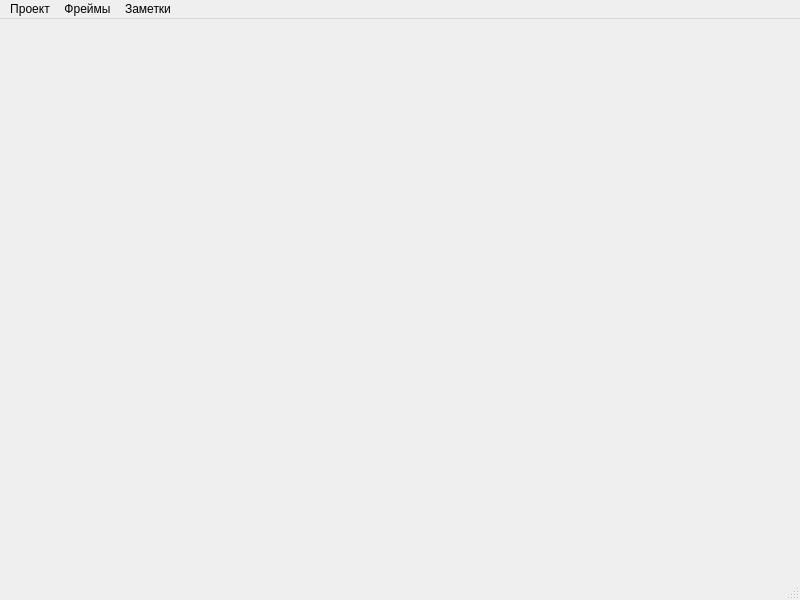
<?xml version="1.0" encoding="UTF-8"?>
<ui version="4.0">
 <class>AppMainForm</class>
 <widget class="QMainWindow" name="AppMainForm">
  <property name="geometry">
   <rect>
    <x>0</x>
    <y>0</y>
    <width>800</width>
    <height>600</height>
   </rect>
  </property>
  <property name="windowTitle">
   <string>AppMainForm</string>
  </property>
  <widget class="QWidget" name="centralwidget"/>
  <widget class="QMenuBar" name="menubar">
   <property name="geometry">
    <rect>
     <x>0</x>
     <y>0</y>
     <width>800</width>
     <height>30</height>
    </rect>
   </property>
   <widget class="QMenu" name="mnuNotes">
    <property name="title">
     <string>Заметки</string>
    </property>
    <addaction name="actAddNote"/>
   </widget>
   <widget class="QMenu" name="mnuFrames">
    <property name="title">
     <string>Фреймы</string>
    </property>
    <addaction name="actAddList"/>
   </widget>
   <widget class="QMenu" name="menu">
    <property name="title">
     <string>Проект</string>
    </property>
    <addaction name="actOpenFromFile"/>
    <addaction name="actSaveToFile"/>
    <addaction name="actClearMemory"/>
   </widget>
   <addaction name="menu"/>
   <addaction name="mnuFrames"/>
   <addaction name="mnuNotes"/>
  </widget>
  <widget class="QStatusBar" name="statusbar"/>
  <action name="actAddNote">
   <property name="text">
    <string>Добавить заметку</string>
   </property>
  </action>
  <action name="actAddList">
   <property name="text">
    <string>Добавить фрейм</string>
   </property>
  </action>
  <action name="actOpenFromFile">
   <property name="text">
    <string>Открыть из файла...</string>
   </property>
  </action>
  <action name="actSaveToFile">
   <property name="text">
    <string>Сохранить в файл...</string>
   </property>
  </action>
  <action name="actClearMemory">
   <property name="text">
    <string>Очистить</string>
   </property>
  </action>
 </widget>
 <resources/>
 <connections/>
</ui>
